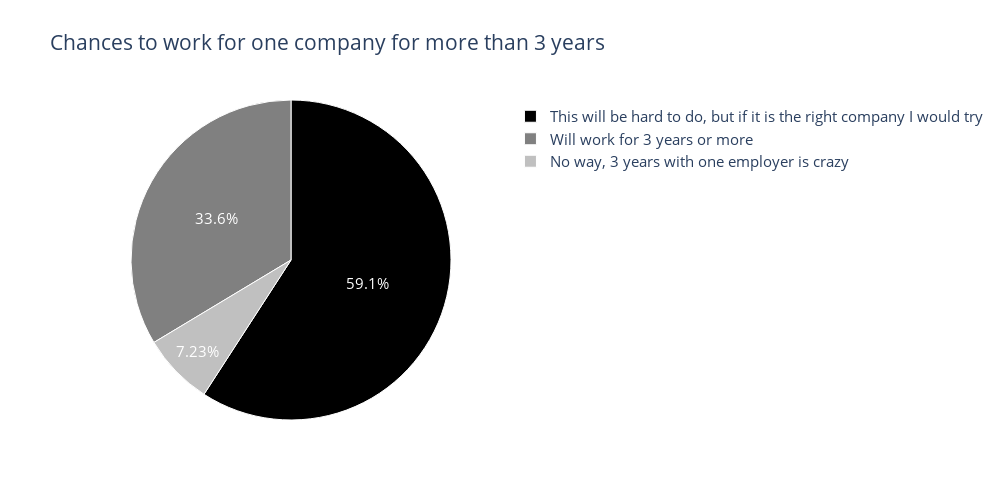

Here is the notebook cell this chart was saved with:
### Code cell
fig = go.Figure(data = [go.Pie(values = exp.values , labels = exp.index)])
fig.update_layout(title= 'Chances to work for one company for more than 3 years',height = 500 , width = 1000,font= dict(size = 15))
fig.update_traces(textfont_color = 'white',textfont_size = 15, marker = dict(colors = ['black' , 'grey', 'silver'],line=dict(color = 'white', width = 1)) )
fig.show()

### Figure 1 — Plotly figure (JSON) as saved in the notebook; plotly's stock layout.template omitted (floating-point values rounded to 4 significant figures)
{"data": [{"labels": ["This will be hard to do, but if it is the right company I would try", "Will work for 3 years or more", "No way, 3 years with one employer is crazy"], "marker": {"colors": ["black", "grey", "silver"], "line": {"color": "white", "width": 1}}, "textfont": {"color": "white", "size": 15}, "type": "pie", "values": [139, 79, 17]}], "layout": {"font": {"size": 15}, "height": 500, "title": {"text": "Chances to work for one company for more than 3 years"}, "width": 1000}}
